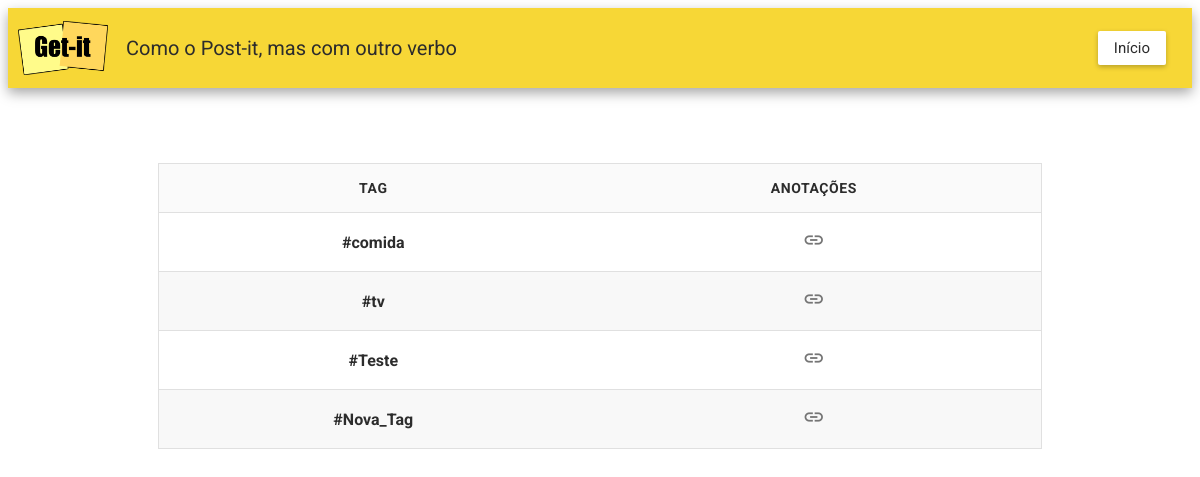
The app's page /tags/ with its own data.
### notes/models.py (models this page shows, shortened)
class Tag(models.Model):
    name = models.CharField(max_length=200, unique=True)

### notes/views.py (the view)
# urls.py: path('tags/', views.tags, name='tags'),
def tags(request):
    all_tags = Tag.objects.all()
    return render(request, 'notes/tags.html', {'tags': all_tags})

### notes/templates/notes/tags.html
{% extends "notes/base.html" %}
{% load static %}
{% block content %}
    <div class="appbar">
      <img src="{% static 'notes/img/logo-getit.png' %}" class="logo" />
      <span class="subtitle">Como o Post-it, mas com outro verbo</span>
      <a href="/" class="appbar-link">Início</a>
    </div>
    <main class="container">
      <table class="tags-table">
        <thead>
          <tr>
            <th>TAG</th>
            <th>ANOTAÇÕES</th>
          </tr>
        </thead>
        <tbody>
          {% for tag in tags %}
          <tr>
            <td>
              <a href="{% url 'tag_detail' id=tag.id %}">#{{ tag.name }}</a>
            </td>
            <td>
              <a href="{% url 'tag_detail' id=tag.id %}" class="tag-notes-link">
                <span class="material-icons">link</span>
              </a>
            </td>
          </tr>
          {% endfor %}
        </tbody>
      </table>
    </main>
{% endblock %}

### notes/static/notes/getit.css (style rules this page uses)
html, body { font-family: "Roboto", sans-serif; color: #2c2c2c; background-color: #ffffff; }
.appbar { height: 80px; display: flex; align-items: center; padding: 0 10px; background-color: #f7d736; box-shadow: 0 5px 12px rgba(0, 0, 0, 0.35); }
.logo { width: 90px; height: 60px; object-fit: contain; }
.subtitle { margin-left: 18px; font-size: 20px; color: #2c2c2c; }
.container { padding: 35px 40px; }
a.appbar-link { margin-left: auto; margin-right: 16px; height: 34px; padding: 0 16px; display: inline-flex; align-items: center; justify-content: center; background-color: #ffffff; color: #2c2c2c; text-decoration: none; border-radius: 2px; box-shadow: 0 2px 5px rgba(0, 0, 0, 0.25); font-family: "Roboto", sans-serif; font-size: 15px; }
.tags-table { width: 80%; max-width: 900px; margin: 40px auto 0; border-collapse: collapse; border: 1px solid #e0e0e0; }
.tags-table th, .tags-table td { padding: 16px 12px; text-align: center; border-bottom: 1px solid #e0e0e0; }
.tags-table th { font-size: 14px; font-weight: 700; letter-spacing: 0.04em; color: #2c2c2c; background-color: #fafafa; }
.tags-table td { font-size: 16px; }
.tags-table tbody tr:nth-child(even) { background-color: #f8f8f8; }
.tags-table a { color: #2c2c2c; text-decoration: none; font-weight: 700; }
.tag-notes-link { display: inline-flex; align-items: center; justify-content: center; }
.tag-notes-link .material-icons { font-size: 22px; color: #757575; font-weight: normal; }

### records on screen
Tag: name "comida"
Tag: name "tv"
Tag: name "Teste"
Tag: name "Nova_Tag"
